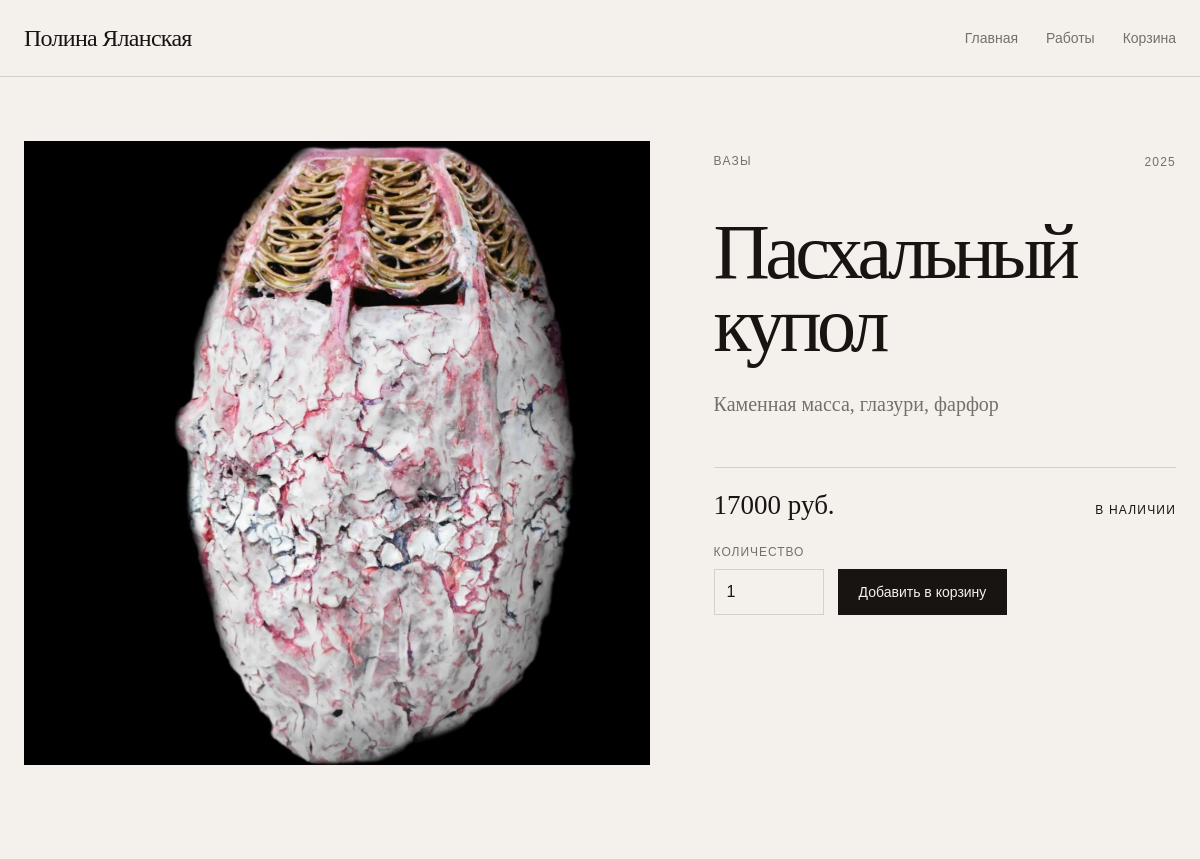
/product/f86388f8-63fe-49bc-9211-adaca8e8f82b (upper part), run on an earlier commit of the app's database.
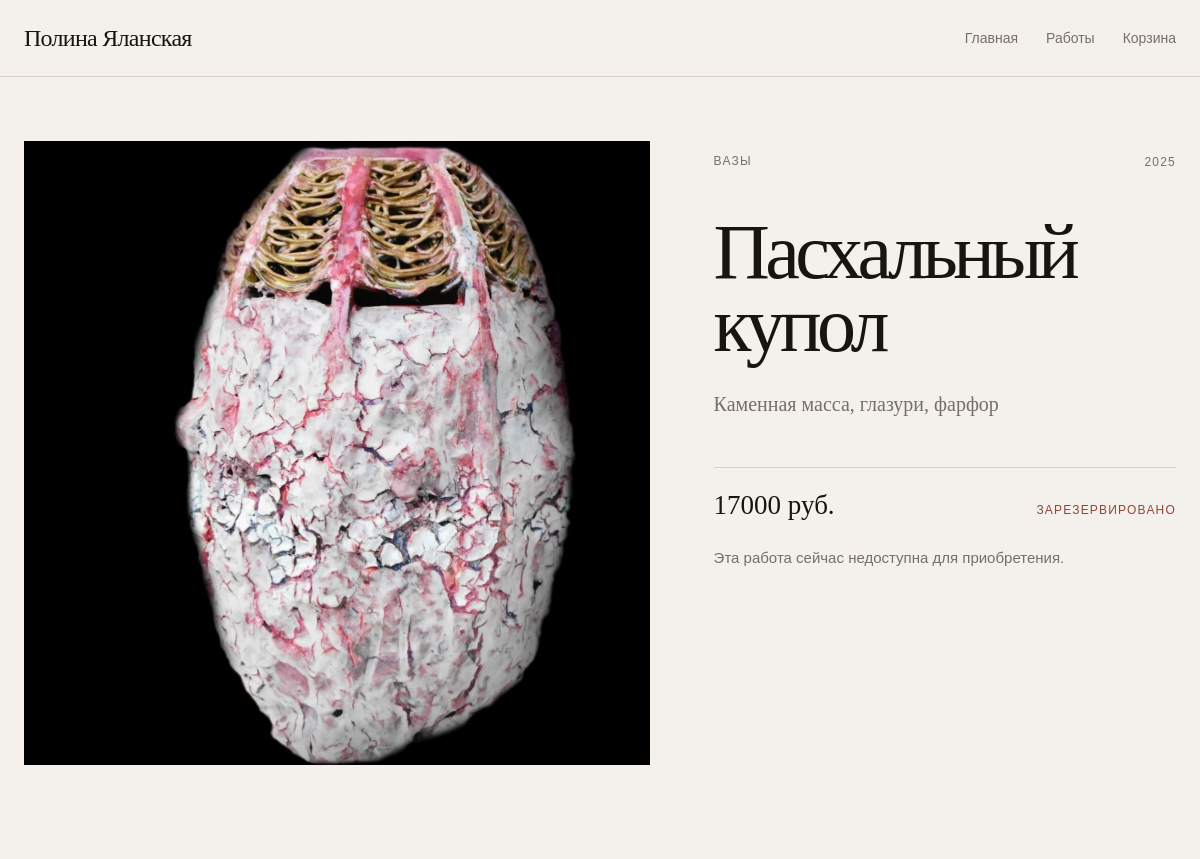
And on a later commit of the database.
### tables this page shows
CREATE TABLE products (
    id TEXT PRIMARY KEY,
    name TEXT NOT NULL,
    description TEXT,
    price INTEGER NOT NULL,
    status TEXT NOT NULL DEFAULT 'available',
    img TEXT,
    category_id INTEGER,
    year INTEGER,
    materials TEXT NOT NULL DEFAULT 'Каменная масса',
    is_visible INTEGER NOT NULL DEFAULT 1,
    is_for_sale INTEGER NOT NULL DEFAULT 1,
    is_archived INTEGER NOT NULL DEFAULT 0,
    is_featured INTEGER NOT NULL DEFAULT 0,
    FOREIGN KEY (category_id) REFERENCES categories(id)
    );

### routes/main.py (the view)
@main_bp.route('/product/<product_id>')
def product_page(product_id):
    product = get_product_with_category(product_id)
    if not product:
        flash("Работа не найдена", "error")
        return redirect(url_for("main.catalog"))
    if product["is_visible"] != 1 or product["is_archived"] == 1:
        flash("Работа не найдена", "error")
        return redirect(url_for("main.catalog"))
    reviews = get_reviews_by_product(product_id)
    tags = get_tags_for_product(product_id)
    return render_template("product_page.html", tags=tags, product=product, reviews=reviews, product_statuses=PRODUCT_STATUSES)

### database/connection.py (called while the page is built)
def get_db_connection():
    database_path = current_app.config["DATABASE"]
    conn = sqlite3.connect(database_path)
    conn.execute("PRAGMA foreign_keys = ON")
    conn.row_factory = sqlite3.Row
    return conn

### database/products.py (called while the page is built)
def get_product_with_category(product_id):
    conn = get_db_connection()
    product = conn.execute("""SELECT
        products.*,
        categories.name AS category_name,
        categories.slug AS category_slug
        FROM products
        LEFT JOIN categories
        ON products.category_id = categories.id
        WHERE products.id = ?
        """, (product_id,)).fetchone()
    conn.close()
    return product

### database/reviews.py (called while the page is built)
def get_reviews_by_product(product_id):
    conn = get_db_connection()
    reviews = conn.execute("SELECT * FROM reviews WHERE product_id = ? ORDER BY created_at DESC", (product_id,)).fetchall()
    conn.close()
    return reviews

### database/tags.py (called while the page is built)
def get_tags_for_product(product_id):
    conn = get_db_connection()
    tags = conn.execute("""
    SELECT tags.*
    FROM product_tags
    JOIN tags
    ON tags.id = product_tags.tag_id
    WHERE product_tags.product_id = ?
    ORDER BY tags.name
    """, (product_id,)).fetchall()
    conn.close()
    return tags

### templates/product_page.html (shortened to what this page needs)
{% extends 'base.html' %}
{% block content %}
	<article class="work-page">
		<section class="work-hero">
			<div class="work-hero__visual">
				{% if product.img %}
					<img
						src="{{ product.img }}"
						alt="{{ product.name }}"
						class="work-hero__image"
					>
				{% else %}
					<div class="work-hero__placeholder">
						Изображение отсутствует
					</div>
				{% endif %}
			</div>
			<div class="work-hero__info">
				<div class="work-hero__topline">
					{% if product.category_name %}
						<a
							href="{{ url_for('main.catalog', category=product.category_slug) }}"
							class="work-hero__category"
						>
							{{ product.category_name }}
						</a>
					{% endif %}
					{% if product.year %}
						<span class="work-hero__year">{{ product.year }}</span>
					{% endif %}
				</div>
				<h1 class="work-hero__title">
					{{ product.name }}
				</h1>
				{% if product.materials %}
					<p class="work-hero__materials">
						{{ product.materials }}
					</p>
				{% endif %}
				<div class="work-hero__purchase">
					<div class="work-hero__purchase-meta">
						{% if product.is_for_sale %}
							<p class="work-hero__price">
								{{ product.price }} руб.
							</p>
						{% endif %}
						<p class="work-hero__status work-hero__status--{{ product.status }}">
							{{ product_statuses.get(product.status, product.status) }}
						</p>
					</div>
					{% if product.is_visible and product.is_for_sale and product.status == 'available' %}
						<form
							action="{{ url_for('main.add_to_cart_route', product_id=product.id) }}"
							method="post"
							class="work-purchase-form"
						>
							<div class="work-purchase-form__quantity">
								<label for="quantity">Количество</label>
								<input
									type="number"
									id="quantity"
									name="quantity"
									value="1"
									min="1"
								>
							</div>
							<button type="submit" class="work-action-button">
								Добавить в корзину
							</button>
						</form>
					{% else %}
						<p class="work-hero__unavailable">
							Эта работа сейчас недоступна для приобретения.
						</p>
					{% endif %}
				</div>
			</div>
		</section>
	</article>
{% endblock %}

What changed in the data, as far as the page shows it:
changed products "Пасхальный купол": status "available" → "reserved" (drawn); get "В НАЛИЧИИ" → "ЗАРЕЗЕРВИРОВАНО"
Also different on the page:
form field quantity: "1" → (not shown)
text no longer shown: "КОЛИЧЕСТВО Добавить в корзину"
text now shown: "Эта работа сейчас недоступна для приобретения."
